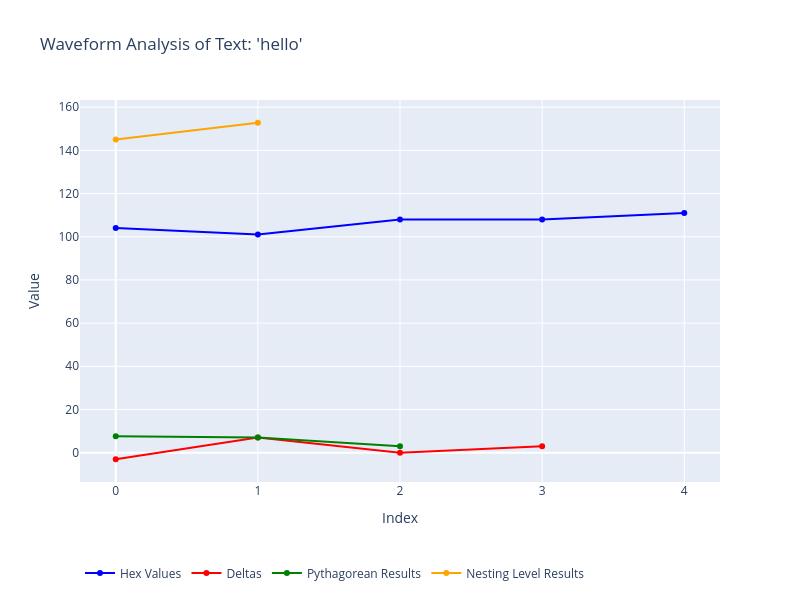

Here is the notebook cell this chart was saved with:
### Markdown cell above
To interpret your example in terms of the Bitcoin difficulty target, let's break it down systematically:

### **Difficulty Target in Bitcoin**

The **difficulty target** is encoded as a compact representation in Bitcoin's block header, commonly referred to as the **"bits" field**. This compact format is a way to represent very large numbers efficiently and consists of two parts:

1.  **Exponent**: Specifies the number of bytes in the target.
2.  **Mantissa**: Encodes the significant part of the number.

* * *

### **Your Example:**

*   `1d 00 ff ff` can be broken down as:
    *   **0x1d**: The exponent (8-bit unsigned integer).
    *   **0x00ffff**: The mantissa (24-bit unsigned integer).

### **Decoding the Target**

The full target value is reconstructed using the formula:

Target\=Mantissa×256(Exponent−3)\\text{Target} = \\text{Mantissa} \\times 256^{(\\text{Exponent} - 3)}Target\=Mantissa×256(Exponent−3)

#### Step-by-Step:

1.  **Exponent**: `0x1d` = 29 in decimal. This indicates that the target spans 29 bytes.
2.  **Mantissa**: `0x00ffff` = 65535 in decimal.
3.  Plug these values into the formula: Target\=65535×256(29−3)\=65535×25626\\text{Target} = 65535 \\times 256^{(29 - 3)} = 65535 \\times 256^{26}Target\=65535×256(29−3)\=65535×25626

This gives a very large number, representing the upper bound of valid hashes for this difficulty.

* * *

### **Relation to Hashing**

When miners compute the double SHA-256 hash of the block header, they compare the resulting hash value (a 256-bit number) against this target. A valid hash must satisfy:

Hash≤Target\\text{Hash} \\leq \\text{Target}Hash≤Target

* * *

### **Disassembly Representation**

If you're interpreting the hex values as machine instructions in a disassembly context:

*   `0x1d`: Could be interpreted as a literal byte.
*   `0x00ff`: Could correspond to an operation like `add bh, bh` (adding the `bh` register to itself in x86 assembly).
*   `0xff`: Another single-byte representation.

However, this disassembly context is unrelated to Bitcoin’s difficulty target directly. The difficulty target is purely a numerical construct in Bitcoin and does not translate to CPU instructions like `add bh, bh` unless you're analyzing the assembly code of a mining program itself.

* * *

### **Key Point**

The example `1d 00 ff ff` represents the compact difficulty target in Bitcoin. Its primary purpose is to determine the range of acceptable hash values, ensuring that miners perform the necessary computational work to secure the network. It is not directly related to disassembled instructions but is crucial for verifying mining results.

### Code cell
import math
import plotly.graph_objects as go

def text_to_waveform_analysis(text):
    # Convert text to hexadecimal (ASCII values)
    hex_values = [ord(c) for c in text]  # ASCII to decimal equivalent
    
    # Step 1: Compute deltas (changes between values)
    deltas = [hex_values[i + 1] - hex_values[i] for i in range(len(hex_values) - 1)]

    # Step 2: Compute Pythagorean relationships between consecutive deltas
    pythagorean_results = []
    for i in range(len(deltas) - 1):
        a = deltas[i]
        b = deltas[i + 1]
        c = math.sqrt(a**2 + b**2)
        pythagorean_results.append(c)

    # Step 3: Nesting levels (simulate by grouping values, e.g., pairs)
    nesting_level_results = []
    for i in range(0, len(hex_values), 2):  # Process in pairs
        group = hex_values[i:i + 2]
        if len(group) == 2:
            a, b = group
            nesting_level_results.append(math.sqrt(a**2 + b**2))

    return {
        "hex_values": hex_values,
        "deltas": deltas,
        "pythagorean_results": pythagorean_results,
        "nesting_level_results": nesting_level_results,
    }


def plot_waveform_analysis(result, text):
    # Extract results for plotting
    hex_values = result["hex_values"]
    deltas = result["deltas"]
    pythagorean_results = result["pythagorean_results"]
    nesting_level_results = result["nesting_level_results"]

    # Create subplots for analysis
    fig = go.Figure()

    # Plot Hexadecimal Values
    fig.add_trace(go.Scatter(
        y=hex_values,
        mode='lines+markers',
        name='Hex Values',
        line=dict(color='blue')
    ))

    # Plot Deltas
    fig.add_trace(go.Scatter(
        y=deltas,
        mode='lines+markers',
        name='Deltas',
        line=dict(color='red')
    ))

    # Plot Pythagorean Results
    fig.add_trace(go.Scatter(
        y=pythagorean_results,
        mode='lines+markers',
        name='Pythagorean Results',
        line=dict(color='green')
    ))

    # Plot Nesting Levels
    fig.add_trace(go.Scatter(
        y=nesting_level_results,
        mode='lines+markers',
        name='Nesting Level Results',
        line=dict(color='orange')
    ))

    # Update layout
    fig.update_layout(
        title=f"Waveform Analysis of Text: '{text}'",
        xaxis_title="Index",
        yaxis_title="Value",
        legend=dict(orientation="h", y=-0.2),
        height=600,
        width=800
    )

    return fig


# Input text for analysis
text = "hello"

# Perform waveform analysis
result = text_to_waveform_analysis(text)

# Plot results
fig = plot_waveform_analysis(result, text)
fig.show()

### Figure 1 — Plotly figure (JSON) as saved in the notebook; plotly's stock layout.template omitted (floating-point values rounded to 4 significant figures)
{"data": [{"line": {"color": "blue"}, "mode": "lines+markers", "name": "Hex Values", "type": "scatter", "y": [104, 101, 108, 108, 111]}, {"line": {"color": "red"}, "mode": "lines+markers", "name": "Deltas", "type": "scatter", "y": [-3, 7, 0, 3]}, {"line": {"color": "green"}, "mode": "lines+markers", "name": "Pythagorean Results", "type": "scatter", "y": [7.616, 7, 3]}, {"line": {"color": "orange"}, "mode": "lines+markers", "name": "Nesting Level Results", "type": "scatter", "y": [145.0, 152.7]}], "layout": {"height": 600, "legend": {"orientation": "h", "x": 0, "y": -0.2}, "title": {"text": "Waveform Analysis of Text: 'hello'"}, "width": 800, "xaxis": {"autorange": true, "range": [-0.2515, 4.252], "title": {"text": "Index"}}, "yaxis": {"autorange": true, "range": [-13.58, 163.3], "title": {"text": "Value"}, "type": "linear"}}}
